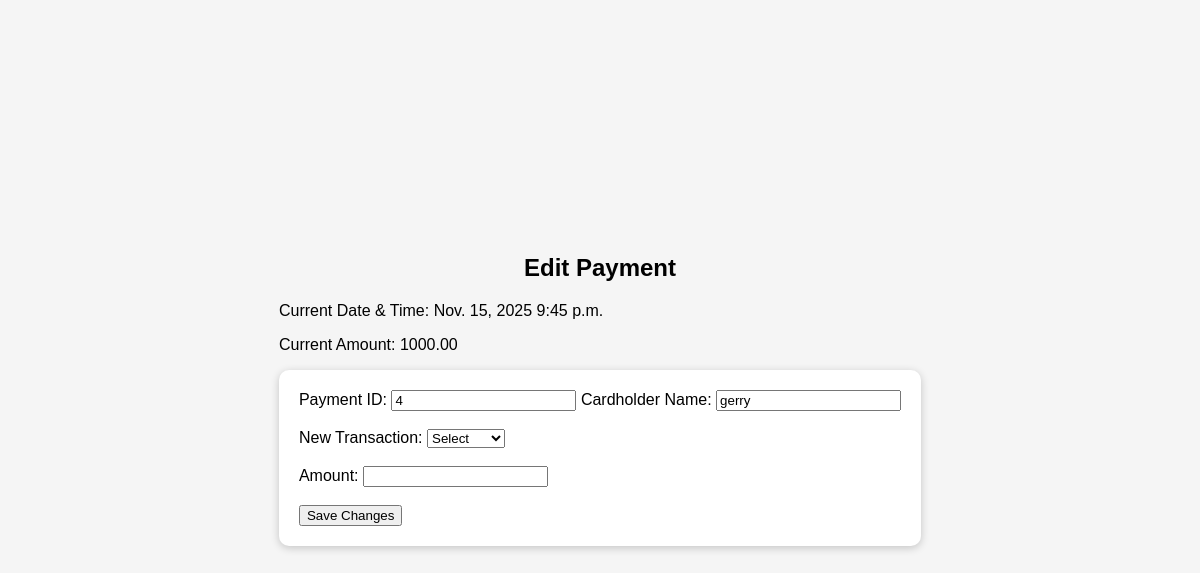
/payments/edit/4/, run on the app's committed database.
### payments/models.py (models this page shows)
class Payment(models.Model):
    card_number = models.CharField(max_length=20)
    cardholder_name = models.CharField(max_length=100)
    amount = models.DecimalField(max_digits=10, decimal_places=2)
    action = models.CharField(max_length=10)  # 'deposit' or 'withdraw'
    date = models.DateField(default=timezone.now)
    time = models.TimeField(default=timezone.now)  # <--- Add this field

### payments/views.py (the view, shortened to what this page needs)
# urls.py: path('edit/<int:id>/', views.edit_payment, name='edit_payment'),
def edit_payment(request, id):
    payment = Payment.objects.get(id=id)
    return render(request, "edit_payment.html", {"payment": payment})

### payments/templates/edit_payment.html (shortened to what this page needs)
<!DOCTYPE html>
<html>
<head>
    {% load static %}
    <link rel="stylesheet" type="text/css" href="{% static 'payments/style.css' %}">
</head>
<body>
    <div class="container">
        <h2>Edit Payment</h2>
        <p>Current Date & Time: {{ payment.date }} {{ payment.time }}</p>
        <p>Current Amount: {{ payment.amount }}</p>
        <form method="POST">
            <label for="payment_id">Payment ID:</label>
            <input type="text" id="payment_id" name="payment_id" value="{{ payment.id }}" readonly>
            <label for="cardholder_name">Cardholder Name:</label>
            <input type="text" id="cardholder_name" name="cardholder_name" value="{{ payment.cardholder_name }}" readonly><br><br>
            <label for="new_action">New Transaction:</label>
            <select id="new_action" name="new_action" required>
                <option value="">Select</option>
            </select><br><br>
            <label for="new_amount">Amount:</label>
            <input type="number" step="0.01" id="new_amount" name="new_amount" required><br><br>
            <button type="submit">Save Changes</button>
        </form>
    </div>
</body>
</html>

### payments/static/payments/style.css (style rules this page uses)
body { font-family: Arial, sans-serif; display: flex; justify-content: center; align-items: center; flex-direction: column; min-height: 100vh; margin: 0; background-color: #f5f5f5; }
h2 { text-align: center; }
form, table { background-color: white; padding: 20px; border-radius: 10px; box-shadow: 0 2px 8px rgba(0,0,0,0.2); margin-bottom: 20px; }

### data on the page
Payment: date "Nov. 15, 2025", time "9:45 p.m.", amount "1000.00", payment_id "4", cardholder_name "gerry"
